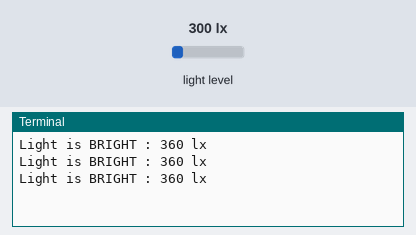
Recording of a program running on a simulated Raspberry Pi (BCM pin numbers). Shown: the last lines printed to the terminal. The inputs (shaded band) are chosen by the test bench; at power-on: light level 300 lx.

Above: at 1.2 s.
1.3 s: light level set to 40 lx
At 1.9 s:
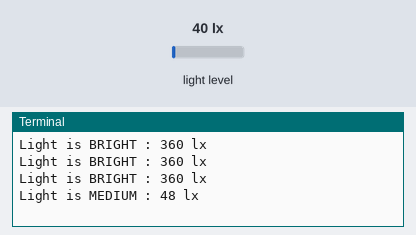
3.0 s: light level set to 500 lx
At 3.4 s:
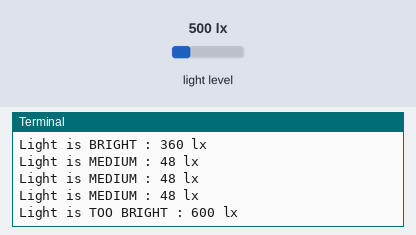
4.5 s: light level set to 0 lx
At 4.9 s:
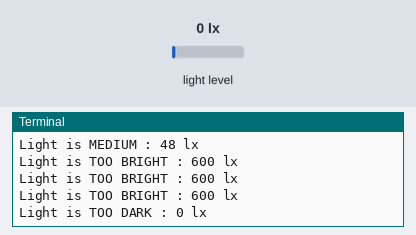

Measured:
- after the input at 1.3 s, the terminal: prints a new line after 0.20 s (image 1)
- after the input at 3.0 s, the terminal: prints a new line at once (image 2)
- after the input at 4.5 s, the terminal: prints a new line at once (image 3)

The program:

TASK-81D.py
```python
import smbus # library to access I2C devices
from time import sleep # import sleep(delay) function from time library

Address = 0x23 # variable to store the address of the I2C device. This is the default address
bus = smbus.SMBus(1) # create object of SMBus class to access I2C based Python function


try:
    while True:
        data = bus.read_i2c_block_data(Address, 0x23, 2)
        intensity = int.from_bytes(data, "big", signed=False)

        if intensity < 9:
            status = 'TOO DARK'
        elif intensity < 20 and intensity >= 9:
            status ='DARK'
        elif intensity < 130 and intensity >=20:
            status = 'MEDIUM'
        elif intensity < 600 and intensity >=130:
            status ='BRIGHT'
        else:
            status ='TOO BRIGHT'
        print('Light is', status, ':', intensity, 'lx') # print the light brightness with the intesity
        sleep(0.5)


except KeyboardInterrupt: #code stops id ctrl+c is pressed on keyboard
 GPIO.cleanup()
```
